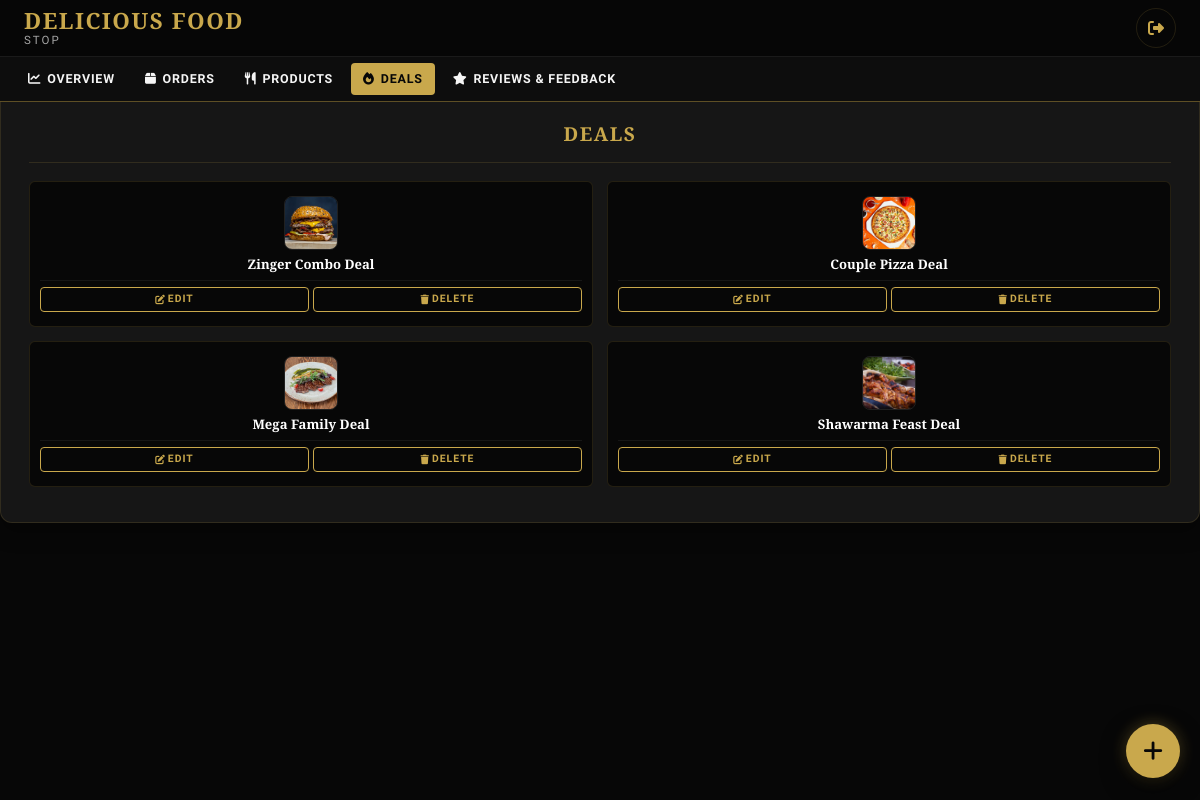
The page /owner/dashboard/deals/ (signed in) on the database its author committed.
### website/models.py (models this page shows, shortened)
class Deal(models.Model):
    title = models.CharField(max_length=150)
    item_code = models.CharField(max_length=50, unique=True, help_text="e.g. deal-zinger-combo")
    price = models.DecimalField(max_digits=10, decimal_places=2)
    description = models.TextField()
    image = models.CharField(max_length=255)
    image_file = models.FileField(upload_to='deals/', blank=True, null=True, help_text="Or upload deal image file directly")
    tag = models.CharField(max_length=50, blank=True, help_text="e.g. Bestseller Deal, Hot Deal, Family Saver")
    is_active = models.BooleanField(default=True)
    display_order = models.PositiveIntegerField(default=0)
    class Meta:
        ordering = ['display_order', 'title']

### accounts/views.py (the view)
# urls.py: path('dashboard/deals/', views.manage_deals, name='manage_deals'),
@login_required(login_url='login')
def manage_deals(request):
    search_query = request.GET.get('q', '').strip()
    deals_qs = Deal.objects.all()
    if search_query:
        deals_qs = deals_qs.filter(
            Q(title__icontains=search_query) | Q(description__icontains=search_query) | Q(item_code__icontains=search_query)
        )
    paginator = Paginator(deals_qs, 10)
    page_number = request.GET.get('page')
    page_obj = paginator.get_page(page_number)
    return render(request, 'accounts/deals.html', {'deals': page_obj, 'search_query': search_query})

### website/context_processors.py (called while the page is built)
def restaurant_info(request):
    info = RestaurantInfo.objects.first()
    if not info:
        info = RestaurantInfo()
    return {
        'restaurant': info
    }

### templates/accounts/deals.html (shortened to what this page needs)
{% extends 'accounts/dashboard_base.html' %}
{% load static %}
{% block dashboard_content %}
<div class="dashboard-card" style="margin-bottom: 75px; padding-bottom: 35px;">
    <div style="text-align: center; margin-bottom: 18px; padding-bottom: 12px; border-bottom: 1px solid var(--color-border);">
        <h3 style="font-family: var(--font-brand); color: var(--color-primary); font-size: 1.2rem; text-transform: uppercase; letter-spacing: 1.5px; margin: 0; text-align: center;">DEALS</h3>
    </div>
    <div style="display: grid; grid-template-columns: repeat(2, 1fr); gap: 14px;">
        {% for deal in deals %}
        <div style="background: var(--color-bg-deep); border: 1px solid var(--color-border); border-radius: var(--border-radius-sm); padding: 14px 10px; text-align: center; height: 100%; display: flex; flex-direction: column; align-items: center; justify-content: space-between;">
            <a href="{% url 'deal_edit' deal.pk %}" style="text-decoration: none; color: inherit; width: 100%; display: flex; flex-direction: column; align-items: center;">
                <img src="{% if deal.image_file %}{{ deal.image_file.url }}{% else %}{% static deal.image %}{% endif %}" alt="{{ deal.title }}" style="width: 54px; height: 54px; object-fit: cover; border-radius: 8px; margin-bottom: 6px; border: 1px solid rgba(255,255,255,0.1);" onerror="this.src='https://via.placeholder.com/54';">
                <h4 style="font-family: var(--font-brand); color: #fff; font-size: 0.82rem; margin: 0; line-height: 1.25; font-weight: 600;">{{ deal.title }}</h4>
            </a>
            <div style="display: flex; gap: 4px; margin-top: 8px; width: 100%; justify-content: center; align-items: center; padding-top: 6px; border-top: 1px solid rgba(255,255,255,0.06);">
                <a href="{% url 'deal_edit' deal.pk %}" class="btn-secondary" style="border-color: var(--color-primary); color: var(--color-primary); padding: 3px 6px; font-size: 0.65rem; font-weight: 600; text-decoration: none; border-radius: 4px; display: inline-flex; align-items: center; justify-content: center; gap: 2px; white-space: nowrap; flex: 1; max-width: 50%;">
                    <i class="fa-solid fa-pen-to-square" style="font-size: 0.6rem;"></i> Edit
                </a>
                <a href="{% url 'deal_delete' deal.pk %}" class="btn-secondary" style="border-color: var(--color-primary); color: var(--color-primary); padding: 3px 6px; font-size: 0.65rem; font-weight: 600; text-decoration: none; border-radius: 4px; display: inline-flex; align-items: center; justify-content: center; gap: 2px; white-space: nowrap; flex: 1; max-width: 50%;">
                    <i class="fa-solid fa-trash" style="font-size: 0.6rem;"></i> Delete
                </a>
            </div>
        </div>
        {% empty %}
        <div style="grid-column: span 2; text-align: center; padding: 30px; color: var(--color-text-gray);">
            No special deals found.
        </div>
        {% endfor %}
    </div>
</div>
{% endblock %}
{% block floating_action %}
<a href="{% url 'deal_add' %}" class="fixed-add-fab" title="Add New Deal" aria-label="Add New Deal">
    <i class="fa-solid fa-plus"></i>
</a>
{% endblock %}

### static/css/style.css (style rules this page uses)
:root { --color-primary: #C9A84C; --color-primary-rgb: 201, 168, 76; --color-primary-dark: #A8832E; --color-primary-light: #f5e4bd; --color-bg-deep: #070707; --color-bg-dark: #0f0f0f; --color-bg-card: #161616; --color-bg-card-hover: #1e1e1e; --color-text-white: #ffffff; --color-text-bright: #f5f5f5; --color-text-gray: #a5a5a5; --color-text-muted: #6e6e6e; --color-border: rgba(201, 168, 76, 0.15); --color-border-focus: rgba(201, 168, 76, 0.5); --font-brand: 'Cinzel', serif; --font-brand-decorative: 'Cinzel Decorative', serif; --font-title: 'Playfair Display', serif; --font-body: 'Plus Jakarta Sans', sans-serif; --transition-fast: 0.2s cubic-bezier(0.25, 0.46, 0.45, 0.94); --transition-smooth: 0.4s cubic-bezier(0.16, 1, 0.3, 1); --transition-slow: 0.8s cubic-bezier(0.16, 1, 0.3, 1); --shadow-sm: 0 4px 6px rgba(0, 0, 0, 0.1); --shadow-md: 0 10px 20px rgba(0, 0, 0, 0.3); --shadow-lg: 0 20px 40px rgba(0, 0, 0, 0.6); --shadow-gold: 0 10px 30px rgba(201, 168, 76, 0.08); --border-radius-sm: 6px; --border-radius-md: 12px; --border-radius-lg: 24px; --border-radius-circle: 50%; }
* { margin: 0; padding: 0; box-sizing: border-box; outline: none; }
html { scroll-behavior: smooth; scrollbar-width: thin; scrollbar-color: var(--color-primary) var(--color-bg-deep); }
body { font-family: var(--font-body); background-color: var(--color-bg-deep); color: var(--color-text-gray); line-height: 1.6; overflow-x: hidden; -webkit-font-smoothing: antialiased; }
h1, h2, h3, h4, h5, h6 { color: var(--color-text-bright); font-weight: 600; }
h2, h3 { font-family: var(--font-title); }
a { color: inherit; text-decoration: none; transition: var(--transition-fast); }
img { max-width: 100%; height: auto; display: block; }
.btn-secondary { background-color: transparent; color: var(--color-text-white); padding: 15px 35px; border-radius: 30px; font-weight: 600; font-size: 0.95rem; letter-spacing: 1px; text-transform: uppercase; border: 1px solid rgba(255, 255, 255, 0.3); display: inline-block; }

### templates/accounts/dashboard_base.html (style rules this page uses)
body { padding-top: 90px !important; }
.fixed-add-fab { position: fixed !important; bottom: 22px !important; right: 20px !important; z-index: 999999 !important; width: 54px !important; height: 54px !important; border-radius: 50% !important; background: var(--color-primary) !important; color: var(--color-bg-deep) !important; display: flex !important; align-items: center !important; justify-content: center !important; font-size: 1.4rem !important; box-shadow: 0 8px 25px rgba(0, 0, 0, 0.7), 0 0 15px rgba(201, 168, 76, 0.4) !important; text-decoration: none !important; transition: transform 0.3s ease, background-color 0.3s ease, box-shadow 0.3s ease !important; }
.dashboard-card { background: var(--color-bg-card); border: 1px solid var(--color-border); border-radius: var(--border-radius-md); padding: 28px; box-shadow: var(--shadow-md); }

### rows shown on the page
Deal: image (picture), title "Zinger Combo Deal"
Deal: image (picture), title "Couple Pizza Deal"
Deal: image (picture), title "Mega Family Deal"
Deal: image (picture), title "Shawarma Feast Deal"
